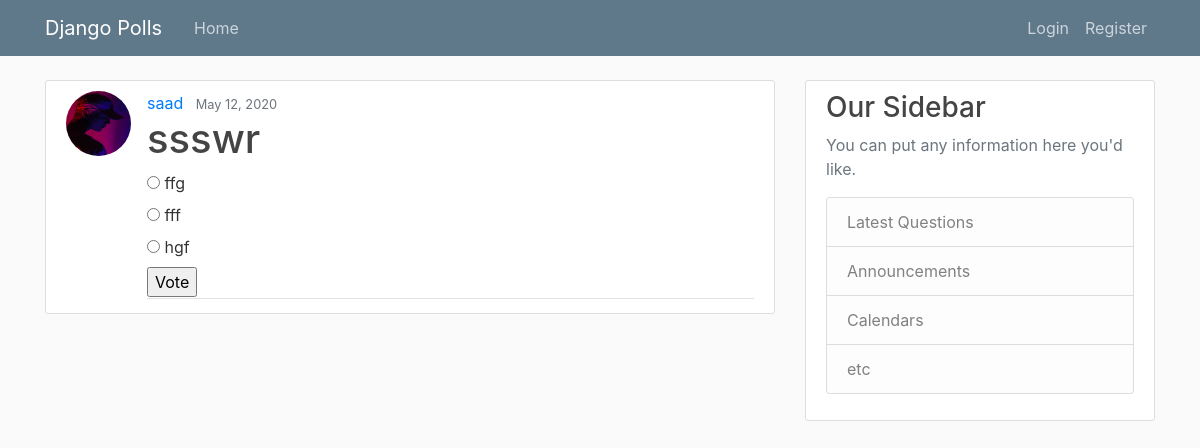
Screenshot of /17/ with the database file from the repository.
### polls/models.py (models this page shows, shortened)
class Question(models.Model):
    objects = models.Manager()
    def was_published_recently(self):
        now = timezone.now()
        return now - datetime.timedelta(days=1) <= self.pub_date <= now
    was_published_recently.admin_order_field = 'pub_date'
    was_published_recently.boolean = True
    was_published_recently.short_description = 'Published recently?'
    author = models.ForeignKey(settings.AUTH_USER_MODEL, on_delete=models.CASCADE)
    question_text = models.CharField(max_length=200)
    pub_date = models.DateTimeField('date published')

class Choice(models.Model):
    objects = models.Manager()
    question = models.ForeignKey(Question, on_delete=models.CASCADE)
    choice_text = models.CharField(max_length=200)
    votes = models.IntegerField(default=0)

### users/models.py (models this page shows, shortened)
class Profile(models.Model):
    user = models.OneToOneField(User, on_delete=models.CASCADE)
    image = models.ImageField(default='default.jpg', upload_to='profile_pics')

### polls/views.py (the view)
# urls.py: path('<int:pk>/', views.DetailView.as_view(), name='detail'),
class DetailView(generic.DetailView):
    model = Question
    template_name = 'polls/detail.html'
    def get_queryset(self):
        return Question.objects.filter(pub_date__lte=timezone.now())

### polls/templates/polls/detail.html (shortened to what this page needs)
{% extends "polls/base.html" %}
{% block content %}
        <article class="media content-section">
          <img class="rounded-circle article-img" src="{{ question.author.profile.image.url }}" alt="">
          <div class="media-body">
            <div class="article-metadata">
              <a class="mr-2" href="{% url 'polls:user-index' question.author.username %}">{{ question.author}}</a>
              <small class="text-muted">{{ question.pub_date|date:"F d, Y"}}</small>
              <h1>{{ question.question_text }}</h1>
              <form action="{% url 'polls:vote' question.id %}" method="post">
              {% for choice in question.choice_set.all %}
                <input type="radio" name="choice" id="choice{{ forloop.counter }}" value="{{choice.id}}" >
                <label for="choice{{ forloop.counter }}">{{ choice.choice_text}}</label>
              <br>
              {% endfor %}
              <input type="submit" value="Vote">
              </form>
            </div>
          </div>
        </article>
  </body>
  {% endblock content %}

### polls/static/polls/main.css (style rules this page uses)
body { background: #fafafa; color: #333333; margin-top: 5rem; }
h1, h2, h3, h4, h5, h6 { color: #444444; }
.content-section { background: #ffffff; padding: 10px 20px; border: 1px solid #dddddd; border-radius: 3px; margin-bottom: 20px; }
.article-img { height: 65px; width: 65px; margin-right: 16px; }
.article-metadata { padding-bottom: 1px; margin-bottom: 4px; border-bottom: 1px solid #e3e3e3 }

### rows the page displays
Question: author.profile.image (picture), author "saad", pub_date "May 12, 2020", question_text "ssswr"
Choice: choice_text "ffg"
Choice: choice_text "fff"
Choice: choice_text "hgf"
